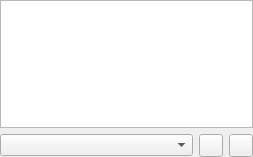
<?xml version="1.0" encoding="UTF-8"?>
<ui version="4.0">
 <class>StreamsPage</class>
 <widget class="QWidget" name="StreamsPage">
  <property name="geometry">
   <rect>
    <x>0</x>
    <y>0</y>
    <width>253</width>
    <height>157</height>
   </rect>
  </property>
  <property name="windowTitle">
   <string>Form</string>
  </property>
  <layout class="QGridLayout" name="gridLayout">
   <property name="margin">
    <number>0</number>
   </property>
   <item row="0" column="0" colspan="3">
    <widget class="ItemView" name="view"/>
   </item>
   <item row="1" column="0">
    <widget class="QComboBox" name="genreCombo"/>
   </item>
   <item row="1" column="1">
    <widget class="QToolButton" name="menuButton"/>
   </item>
   <item row="1" column="2">
    <widget class="QToolButton" name="replacePlaylist"/>
   </item>
  </layout>
 </widget>
 <customwidgets>
  <customwidget>
   <class>ItemView</class>
   <extends>QTreeView</extends>
   <header>itemview.h</header>
  </customwidget>
  <customwidget>
   <class>LineEdit</class>
   <extends>QLineEdit</extends>
   <header>lineedit.h</header>
  </customwidget>
 </customwidgets>
 <resources/>
 <connections/>
</ui>
